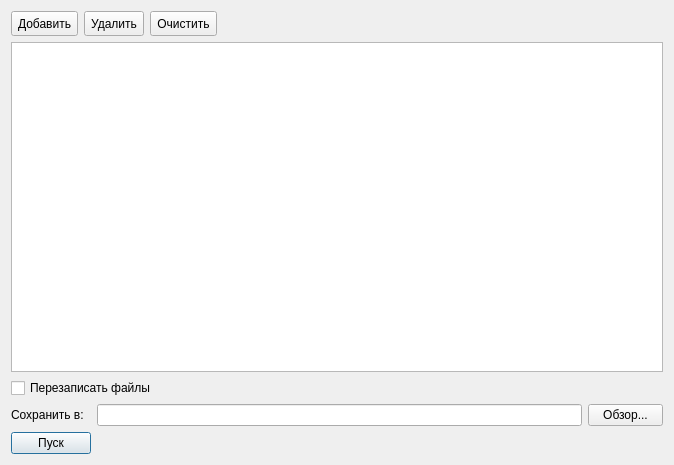
<?xml version="1.0" encoding="UTF-8"?>
<ui version="4.0">
 <class>Dialog_GroupChange</class>
 <widget class="QDialog" name="Dialog_GroupChange">
  <property name="geometry">
   <rect>
    <x>0</x>
    <y>0</y>
    <width>674</width>
    <height>465</height>
   </rect>
  </property>
  <property name="windowTitle">
   <string>Пакетная обработка</string>
  </property>
  <property name="windowIcon">
   <iconset resource="../../resourse.qrc">
    <normaloff>:/resourse/default/doc_convert.png</normaloff>:/resourse/default/doc_convert.png</iconset>
  </property>
  <layout class="QGridLayout" name="gridLayout">
   <item row="1" column="1" colspan="4">
    <layout class="QHBoxLayout" name="horizontalLayout">
     <item>
      <widget class="QToolButton" name="toolButton_AddPatterns">
       <property name="minimumSize">
        <size>
         <width>30</width>
         <height>25</height>
        </size>
       </property>
       <property name="focusPolicy">
        <enum>Qt::StrongFocus</enum>
       </property>
       <property name="toolTip">
        <string>Добавить</string>
       </property>
       <property name="text">
        <string>Добавить</string>
       </property>
       <property name="icon">
        <iconset resource="../../resourse.qrc">
         <normaloff>:/resourse/default/File_Add.png</normaloff>:/resourse/default/File_Add.png</iconset>
       </property>
       <property name="toolButtonStyle">
        <enum>Qt::ToolButtonTextBesideIcon</enum>
       </property>
      </widget>
     </item>
     <item>
      <widget class="QToolButton" name="toolButton_DeletePatterns">
       <property name="minimumSize">
        <size>
         <width>30</width>
         <height>25</height>
        </size>
       </property>
       <property name="toolTip">
        <string>Удалить</string>
       </property>
       <property name="text">
        <string>Удалить</string>
       </property>
       <property name="icon">
        <iconset resource="../../resourse.qrc">
         <normaloff>:/resourse/default/File_Delete.png</normaloff>:/resourse/default/File_Delete.png</iconset>
       </property>
       <property name="toolButtonStyle">
        <enum>Qt::ToolButtonTextBesideIcon</enum>
       </property>
      </widget>
     </item>
     <item>
      <widget class="QToolButton" name="toolButton_Clear">
       <property name="minimumSize">
        <size>
         <width>30</width>
         <height>25</height>
        </size>
       </property>
       <property name="toolTip">
        <string>Очистить</string>
       </property>
       <property name="text">
        <string>Очистить</string>
       </property>
       <property name="icon">
        <iconset resource="../../resourse.qrc">
         <normaloff>:/resourse/default/edit_clear_list.png</normaloff>:/resourse/default/edit_clear_list.png</iconset>
       </property>
       <property name="toolButtonStyle">
        <enum>Qt::ToolButtonTextBesideIcon</enum>
       </property>
      </widget>
     </item>
     <item>
      <spacer name="horizontalSpacer">
       <property name="orientation">
        <enum>Qt::Horizontal</enum>
       </property>
       <property name="sizeHint" stdset="0">
        <size>
         <width>40</width>
         <height>20</height>
        </size>
       </property>
      </spacer>
     </item>
    </layout>
   </item>
   <item row="5" column="1">
    <widget class="QPushButton" name="pushButton_Start">
     <property name="sizePolicy">
      <sizepolicy hsizetype="Fixed" vsizetype="Fixed">
       <horstretch>0</horstretch>
       <verstretch>0</verstretch>
      </sizepolicy>
     </property>
     <property name="text">
      <string>Пуск</string>
     </property>
     <property name="icon">
      <iconset resource="../../resourse.qrc">
       <normaloff>:/resourse/default/player_play.png</normaloff>:/resourse/default/player_play.png</iconset>
     </property>
    </widget>
   </item>
   <item row="4" column="1">
    <widget class="QLabel" name="label_2">
     <property name="text">
      <string>Сохранить в:</string>
     </property>
    </widget>
   </item>
   <item row="2" column="1" colspan="4">
    <widget class="QTableWidget" name="tableWidget_Patterns">
     <property name="selectionMode">
      <enum>QAbstractItemView::SingleSelection</enum>
     </property>
     <property name="selectionBehavior">
      <enum>QAbstractItemView::SelectRows</enum>
     </property>
    </widget>
   </item>
   <item row="4" column="2" colspan="2">
    <widget class="QLineEdit" name="lineEdit_Path"/>
   </item>
   <item row="4" column="4">
    <widget class="QPushButton" name="pushButton_PathSave">
     <property name="sizePolicy">
      <sizepolicy hsizetype="Fixed" vsizetype="Fixed">
       <horstretch>0</horstretch>
       <verstretch>0</verstretch>
      </sizepolicy>
     </property>
     <property name="maximumSize">
      <size>
       <width>75</width>
       <height>16777215</height>
      </size>
     </property>
     <property name="text">
      <string>Обзор...</string>
     </property>
    </widget>
   </item>
   <item row="3" column="1" colspan="3">
    <widget class="QCheckBox" name="checkBox_Replase">
     <property name="text">
      <string>Перезаписать файлы</string>
     </property>
    </widget>
   </item>
  </layout>
 </widget>
 <tabstops>
  <tabstop>tableWidget_Patterns</tabstop>
 </tabstops>
 <resources>
  <include location="../../resourse.qrc"/>
  <include location="../../resourse.qrc"/>
 </resources>
 <connections/>
</ui>
